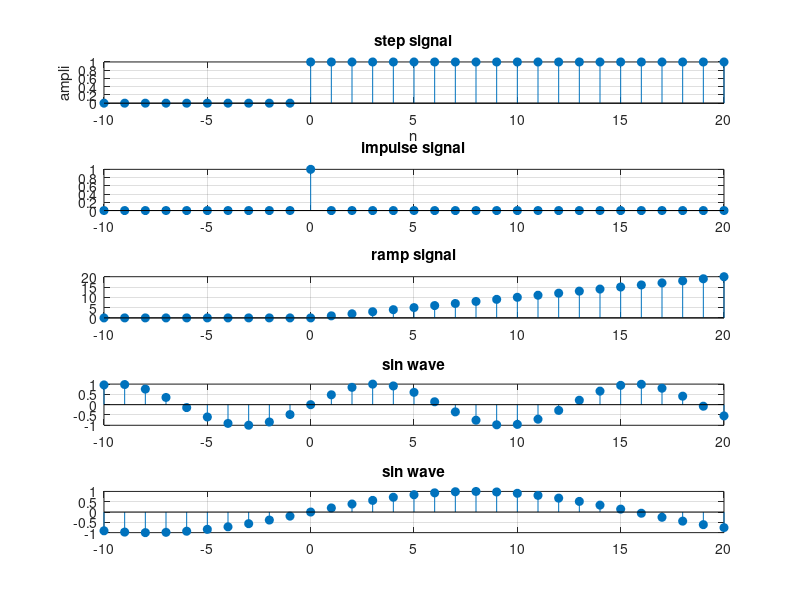

This figure's MATLAB source: (Note: this script raises an error after producing the figure.)
clc;
clear;
close all;

n=-10:20;

u=double(n>=0);

%%-- stem(n,u,'filled');
%%title('unit step signal');
%%xlabel('n');
%%ylabel('amplitude');
%%grid on;

impulse=double(n==0);
ramp = n .* double(n>=0);
sin_w=sin(0.5*n);
sin_ww=sin(0.2*n);
cos_w=cos(0.5*n);

figure;

subplot(5,1,1);
stem(n,u,'filled');
xlabel('n');
ylabel('ampli');
title('step signal');
grid on;

subplot(5,1,2);
stem(n,impulse,'filled');
title('impulse signal');
grid on;

subplot(5,1,3);
stem(n,ramp,"filled");
title('ramp signal');
grid on;

subplot(5,1,4);
stem(n,sin_w,"filled");
title('sin wave');
grid on;

subplot(5,1,5);
stem(n,sin_ww,"filled");
title('sin wave');
grid on;

subplot(5,1,6);
stem(n,cos_w,"filled");
title('cos wave');
grid on;
